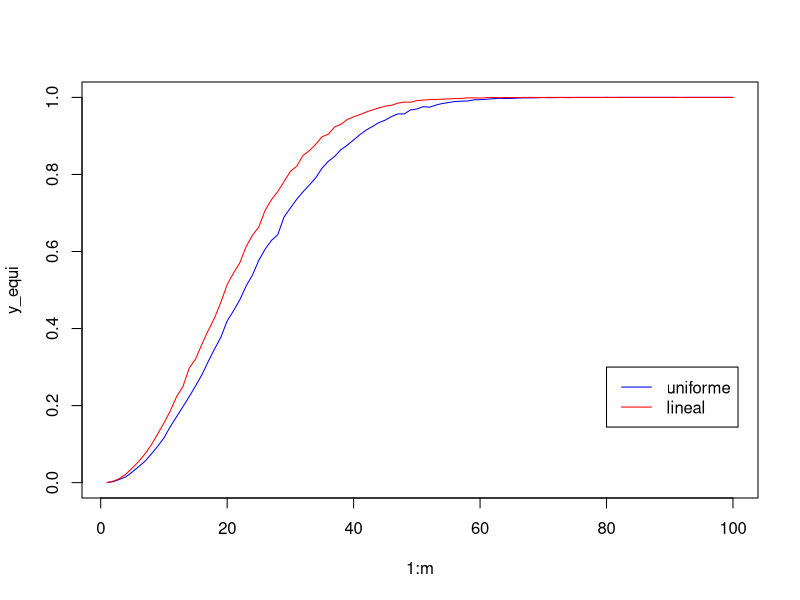
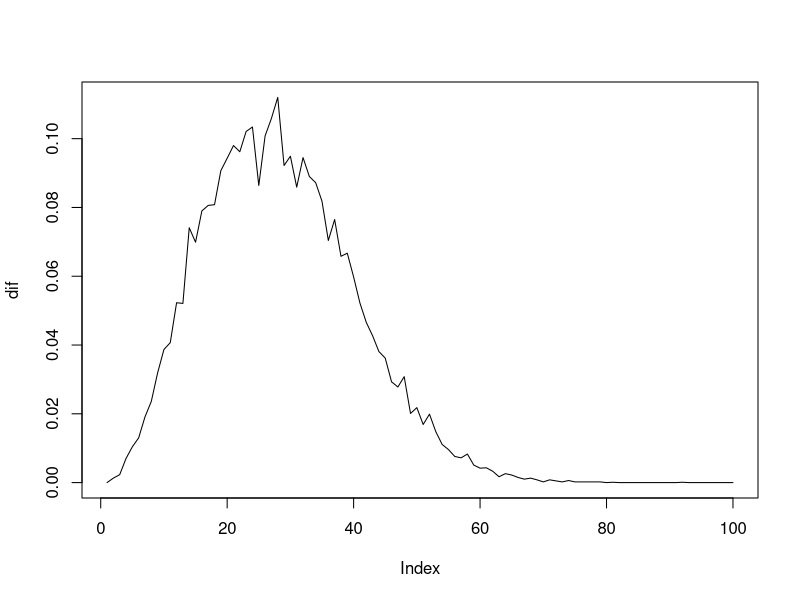
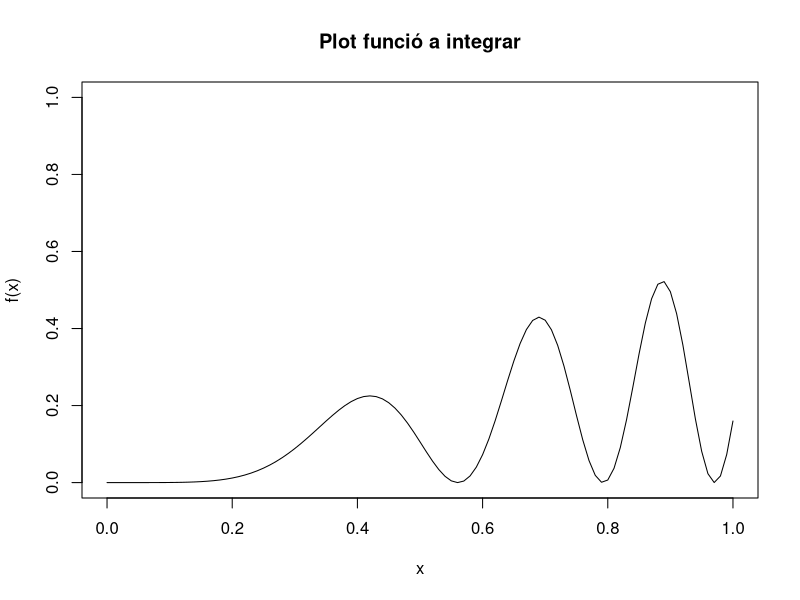
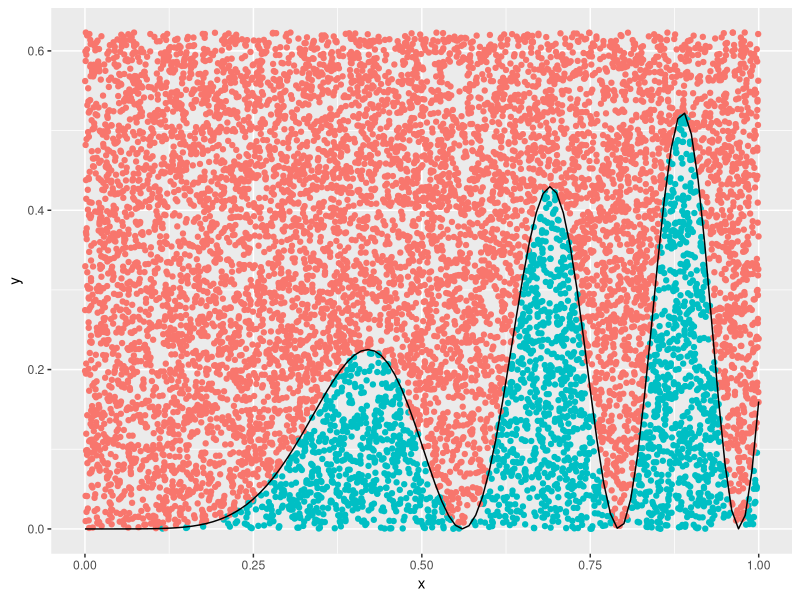
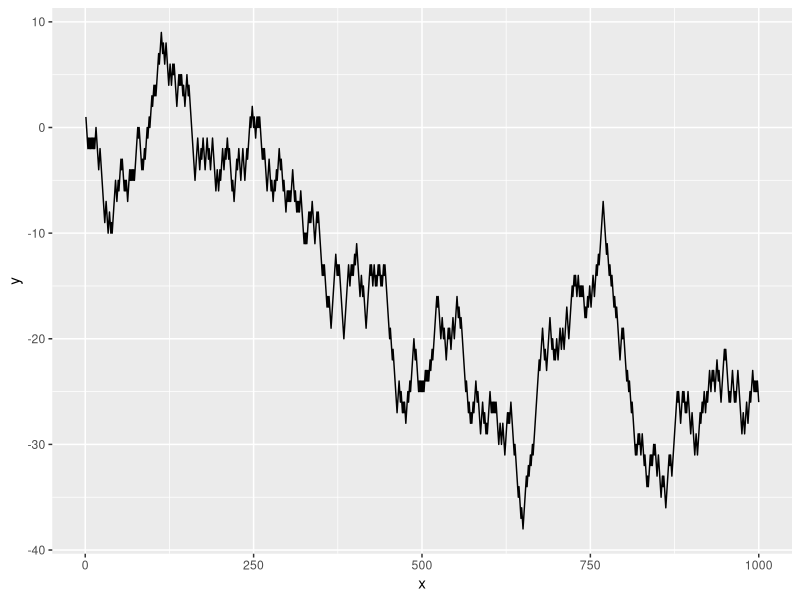

These charts were generated, in order, by the following R code: (Note: a time limit stopped this script after it produced the figures.)
## ---- chunk 1
knitr::opts_chunk$set(echo = TRUE)
## ---- chunk 2
library(ggplot2)
## ---- chunk 3
#Valors 1=C i 0=X

simulacio <- function(n,p){

  sequen <- sample(c(0,1), size=n, replace = TRUE, prob = c(1-p,p))
  prob_C <- sum(sequen==1)/n
  prob_X <- sum(sequen==0)/n
  t<-seq_len(n)
  acum <- cumsum(sequen)/t
  
  df <- data.frame(x = t, y = acum)

  plotseq <- ggplot(df, aes(x = x, y = y)) +
    geom_line()+
    ylim(0,1)+
    geom_hline(yintercept = p, linetype="dashed", color="red")
  
  return(list(factor(sequen,levels=c(0,1), labels=c("+","C")), prob_C, prob_X, plotseq))
}

sim <- simulacio(1000,0.5)

sim[[1]]
## ---- chunk 4
t<-1:365
vector_prob<-t/sum(t)

# n: numero de persones del grup

sim_cumple_equitativa <- function(rep,n){
  t<-1:365
  mostra <- apply(t(replicate(rep,sample(t, size=n, replace = TRUE, prob = rep(1/365,365)))),MARGIN=1,FUN=function(x) {length(unique(x))!=n})
  prob<- sum(mostra)/rep
  return(prob)
}

sim_cumple_lineal <- function(rep,n){
  t<-1:365
  vector_prob<-t/sum(t)
  mostra <- apply(t(replicate(rep,sample(t, size=n, replace = TRUE, prob = vector_prob))),MARGIN=1,FUN=function(x) {length(unique(x))!=n})
  
  prob<- sum(mostra)/rep
  return(prob)
}


rep <- 10000
m<-100
y_equi <- apply(as.data.frame(1:m), 1,FUN= function(x){sim_cumple_equitativa(rep,x)})
y_lin <- apply(as.data.frame(1:m), 1,FUN= function(x){sim_cumple_lineal(rep,x)})

plot(1:m, y_equi, type = "l", col="blue")
par(new=T)
plot(1:m, y_lin, type="l", col="red", axes=FALSE, ylab = NA, xlab = NA)
legend(x=80,y=0.3,legend = c("uniforme","lineal"), col=c("blue","red"), lty=1)

## ---- chunk 5
dif <- abs(y_equi-y_lin)
plot(dif, type = "l")

n<-which(dif==max(dif)); 
cat("La diferència màxim s'obté quan el número de persones del grup és", n)
lin.eq <- data.frame(uniforme=c(y_equi[n]),lineal=c(y_lin[n])); lin.eq

## ---- chunk 6
f <- function(x){((sin(10*x^2))^2)*cos(x)*x^{pi/2}}
curve(f(x), ylim=c(0,1), main="Plot funció a integrar")


montecarlo_integral <- function(limits_integral, f, rep, epsilon=0.1){
  rep<-10000
  #trobar màxim amb simulacio
  limits_integral<-c(0,1)
  sequen<-seq(limits_integral[1],limits_integral[2], by=0.001)
  epsilon<-0.1
  maxim <- max(f(sequen))+epsilon
  
  x<-runif(rep,min=limits_integral[1],max=limits_integral[2])
  y<-runif(rep,min=0, max=maxim)
  factor_cor <- (limits_integral[2]-limits_integral[1])*maxim
  area <- length(y[(y<=f(x))])/rep*factor_cor
  
  dt<- data.frame(x,y)
  p<-ggplot(dt, aes(x=x,y=y))+
    geom_point(aes(colour= y<=f(x)), show.legend = FALSE)+
    xlim(c(limits_integral[1],limits_integral[2]))+
    ylim(c(0,maxim))+
    geom_function(fun=f,colour="black",linetype=1)
  
  return(list(area,p))
}

montecarlo_integral(c(0,1),f,10000)[[1]]
montecarlo_integral(c(0,1),f,10000)[[2]]
## ---- chunk 7
#Simulació

sim_rw<- function(n,p){
  Y_i <- sample(c(1,-1), n, prob = c(p,1-p), replace = TRUE)
  X_n <- cumsum(Y_i)
  
  return(X_n)
}

s<-sim_rw(1000,0.5)

dt <- data.frame(x=seq_len(1000),y=s)
p<-ggplot(dt, aes(x = x, y = y)) +
    geom_line()
p


## ---- chunk 8
rep<-10000
n<-1000
p<-0.55

probabilitat <- function(n,p,rep,tipo, valor){
  if(tipo=="menor"){
    fre <- sum(apply(matrix(replicate(rep,sim_rw(n,p)[n]), ncol=1),MARGIN=1,FUN=function(x) {x<valor}))
    return(fre/rep)
  }
  
  if(tipo=="major"){
    fre <- sum(apply(matrix(replicate(rep,sim_rw(n,p)[n]), ncol=1),MARGIN=1,FUN=function(x) {x>valor}))
    return(fre/rep)
  }
}

p75<-probabilitat(n,p,rep, tipo="menor", valor = 75)
cat("La probabilitat de que X_n>75 és", p75)
## ---- chunk 9
rep<-1000000
n<-1000
vector <- c(12,534,1000)
p<-2/pi
fre <- sum(apply(t(replicate(rep,sim_rw(n,p)[vector])),MARGIN=1,FUN=function(x) {x[1]<7 & x[2]>127 & x[3]<363}))
  
cat("La probablitat de que X_12<7 i X_534>127 i X_1000<363 és", fre/rep)
